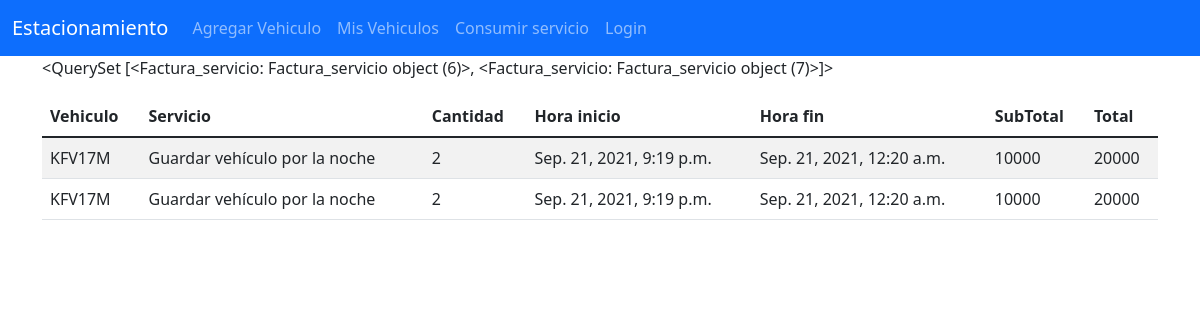
The page /factura/detalles/20 on the database its author committed.
### apps/parking/models.py (models this page shows, shortened)
class Factura_servicio(models.Model):
    servicio        = models.ForeignKey(Servicio, on_delete=models.PROTECT)
    factura         = models.ForeignKey(Factura, on_delete=models.CASCADE)
    cantidad        = models.IntegerField()
    vehiculo        = models.ForeignKey(Vehiculo, on_delete=models.PROTECT)
    hora_inicio     = models.DateTimeField()
    hora_fin        = models.DateTimeField()
    subtotal        = models.PositiveIntegerField()

class Vehiculo(models.Model):
    marca   = models.CharField(max_length=100)
    modelo  = models.CharField(max_length=100)
    tipo    = models.ForeignKey(TipoVehiculo ,on_delete=models.CASCADE)
    placa   = models.CharField(max_length=50)
    propietario = models.ForeignKey(Persona, on_delete=models.CASCADE)

class Servicio(models.Model):
    nombre      = models.CharField(max_length=50)
    valor       = models.PositiveIntegerField()
    clase =(('Horas', 'Horas'),('Mensual', 'Mensual'),('Nocturno', 'Nocturno'),)
    tipos       = models.CharField(choices=clase, max_length=10)
    estado      = models.BooleanField(default=True)

class Factura(models.Model):
    fecha_creacion  = models.DateTimeField(auto_now_add=True)
    total           = models.PositiveIntegerField(null=True, blank=True, default=0)
    estado          = models.BooleanField(default=False)

### apps/parking/views.py (the view)
# urls.py: path("factura/detalles/<int:id_factura>", fatura_destalles_view, name="facturadetalles"),
def fatura_destalles_view(request, id_factura):
    services = Factura_servicio.objects.filter(factura = id_factura)
    print(services)
    return render (request, 'web/factura_detalles.html', locals())

### templates/web/factura_detalles.html (shortened to what this page needs)
{% extends "base.html" %}
{% block content %}
{{services}}
<table class="table table-striped table-hover mt-3">
    <thead>
        <tr>
            <th>Vehiculo</th>
            <th>Servicio</th>
            <th>Cantidad</th>
            <th>Hora inicio</th>
            <th>Hora fin</th>
            <th>SubTotal</th>
            <th>Total</th>
        </tr>
    </thead>
    <tbody>
    {% for service in services %}
    <tr>
        <td>{{ service.vehiculo.placa }}</td>
        <td>{{ service.servicio.nombre }}</td>
        <td>{{ service.cantidad }}</td>
        <td>{{ service.hora_inicio }}</td>
        <td>{{ service.hora_fin }}</td>
        <td>{{ service.subtotal }}</td>
        <td>{{ service.factura.total }}</td>
    </tr>
    {% endfor %}
    </tbody>
</table>
{% endblock content %}

### rows shown on the page
Factura_servicio: id "<QuerySet [<Factura_servicio: Factura_servicio object (6)>, <Factura_servicio: Factura_servicio object (7)>]>", vehiculo.placa "KFV17M", servicio.nombre "Guardar vehículo por la noche", cantidad "2", hora_inicio "Sep. 21, 2021, 9:19 p.m.", hora_fin "Sep. 21, 2021, 12:20 a.m.", subtotal "10000", factura.total "20000"
Factura_servicio: vehiculo.placa "KFV17M", servicio.nombre "Guardar vehículo por la noche", cantidad "2", hora_inicio "Sep. 21, 2021, 9:19 p.m.", hora_fin "Sep. 21, 2021, 12:20 a.m.", subtotal "10000", factura.total "20000"
